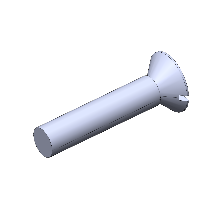
#> input picture blnw-images/blnw-images-224/bolt/00_09_0101_0100_0500_19.png, 224 x 224 px, found by its file name; its folder holds 4 pictures in this run
$ python SVM_study.py
#> lines starting #> are read from the running program, lines starting #| are printed output that depends on the picture
'''
SVM学习

   """
        训练SVM模型

        参数:
            kernel: 核函数类型 ('linear', 'poly', 'rbf', 'sigmoid')
            C: 正则化参数
            gamma: 核函数系数
            grid_search: 是否进行网格搜索调参
        """
      param_grid = {
                'C': [0.1, 1, 10, 100],
                'gamma': ['scale', 'auto', 0.001, 0.01, 0.1],
                'kernel': ['rbf', 'linear', 'poly']
            }
'''

import cv2
import numpy as np
from sklearn import svm
from sklearn.model_selection import train_test_split
from sklearn.metrics import accuracy_score
import os
import pickle

def load_images_from_folder(folder_path, label):
#> called with label = 0
    images = []
    labels = []
    for filename in os.listdir(folder_path):
        img_path = os.path.join(folder_path, filename)
        img = cv2.imread(img_path, cv2.IMREAD_GRAYSCALE)
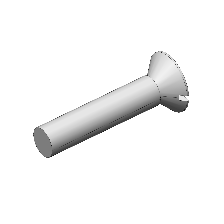
#> img: shape (224, 224); min 9, max 255, mean 245
        if img is not None:
            # Resize image to a fixed size (e.g., 64x64)
            resized_img = cv2.resize(img, (64, 64))
            # Flatten the image into a 1D array
            flattened_img = resized_img.flatten()
#> flattened_img = 4096 values, max 255 at index 0, min 42 at index 2397, mean 245
            images.append(flattened_img)
            labels.append(label)
#> pass 2 of the loop in load_images_from_folder, `for filename in os.listdir(folder_path):`:
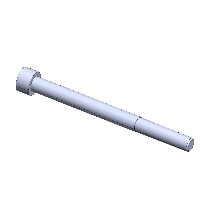
#> input picture blnw-images/blnw-images-224/bolt/CDLQB20_CQ_M5x65L_20.png, 224 x 224 px, found by its file name
#> in load_images_from_folder, `img = cv2.imread(img_path, cv2.IMREAD_GRAYSCALE)`:
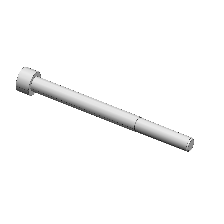
#> img: shape (224, 224); min 12, max 255, mean 249.9
#> in load_images_from_folder, `resized_img = cv2.resize(img, (64, 64))`:
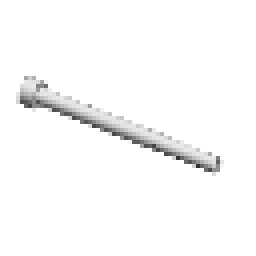
#> resized_img: shape (64, 64) (shown 4 times larger); min 48, max 255, mean 249.8
#> flattened_img = 4096 values, max 255 at index 0, min 48 at index 2673, mean 249.8
#> pass 3 of the loop in load_images_from_folder, `for filename in os.listdir(folder_path):`:
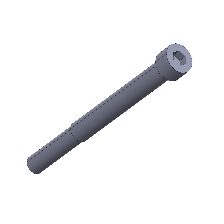
#> input picture blnw-images/blnw-images-224/bolt/CDLQB63_CQ_M8x100L_4.png, 224 x 224 px, found by its file name
#> in load_images_from_folder, `resized_img = cv2.resize(img, (64, 64))`:
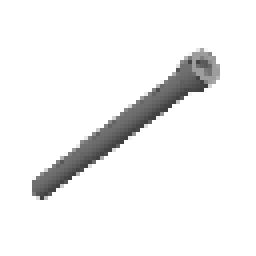
#> resized_img: shape (64, 64) (shown 4 times larger); min 63, max 255, mean 241.5
#> flattened_img = 4096 values, max 255 at index 0, min 63 at index 1458, mean 241.5
#> the loop made 4 passes; the first 3 are shown
    return images, labels

def main():
    # Define paths to your dataset folders
    # folder_cat = "image/bolt"
    # folder_dog = "image/locatingpin"
    folder_bolt = "D:\\vision\\blnw-images\\blnw-images-224\\bolt"
    folder_locatingpin = "D:\\vision\\blnw-images\\blnw-images-224\\locatingpin"

    # Load images and their corresponding labels
    bolt_images, bolt_labels = load_images_from_folder(folder_bolt, 0)  # Label cats as 0
    locatingpin_images, locatingpin_labels = load_images_from_folder(folder_locatingpin, 1)  # Label dogs as 1

    # Combine data from both classes
    X = np.array(bolt_images + locatingpin_images)
    y = np.array(bolt_labels + locatingpin_labels)

    # Split dataset into training and testing sets
    X_train, X_test, y_train, y_test = train_test_split(X, y, test_size=0.4, random_state=42)

    # Create SVM classifier with RBF kernel
    clf = svm.SVC(kernel='rbf', gamma='scale')

    # Train the model
    clf.fit(X_train, y_train)

    # Predict on test set
    y_pred = clf.predict(X_test)

    # Calculate accuracy
    acc = accuracy_score(y_test, y_pred)
    print(f"Model Accuracy: {acc * 100:.2f}%")

    # Save trained model to disk
    save_path = r"D:\vision\mv\SVM\models\svm_model.pkl"
    with open(save_path, 'wb') as f:
        pickle.dump(clf, f)

    print(f"Trained model saved as {save_path}.")

if __name__ == "__main__":
#> (the run stopped early here; a loop or call above may not have finished)
